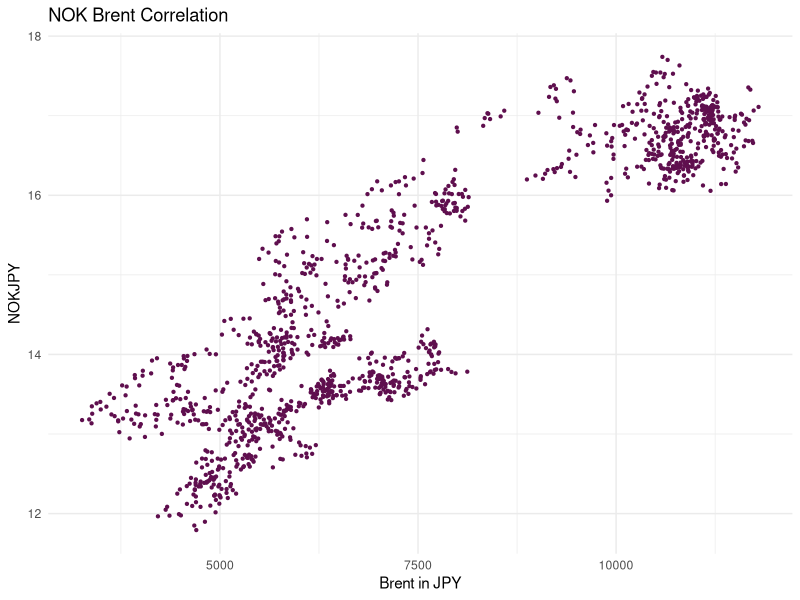
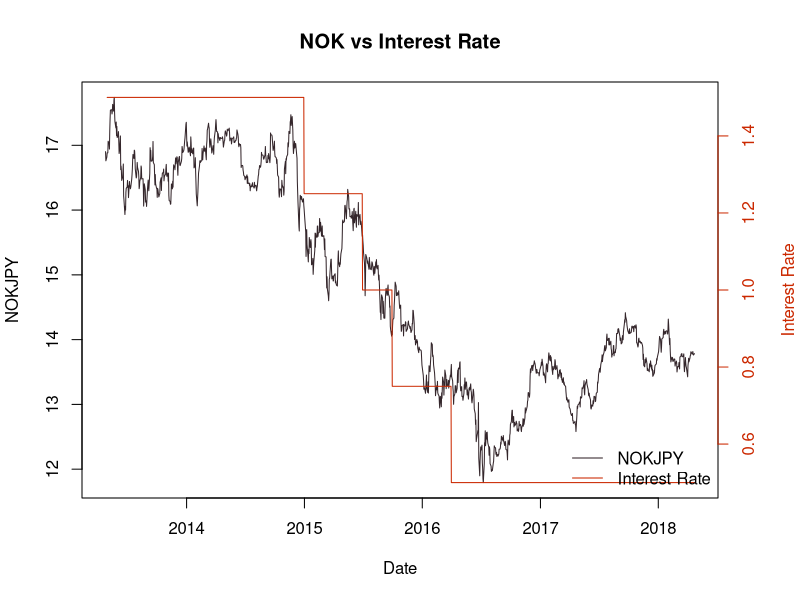
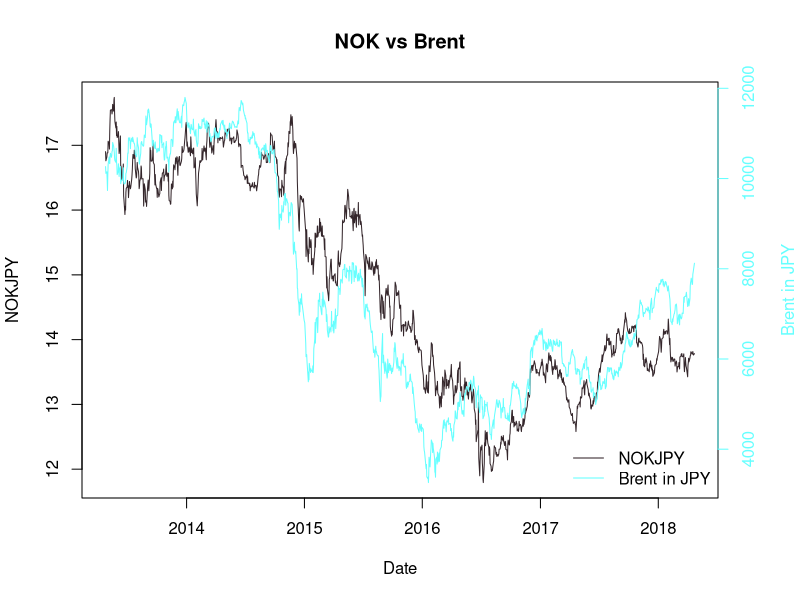
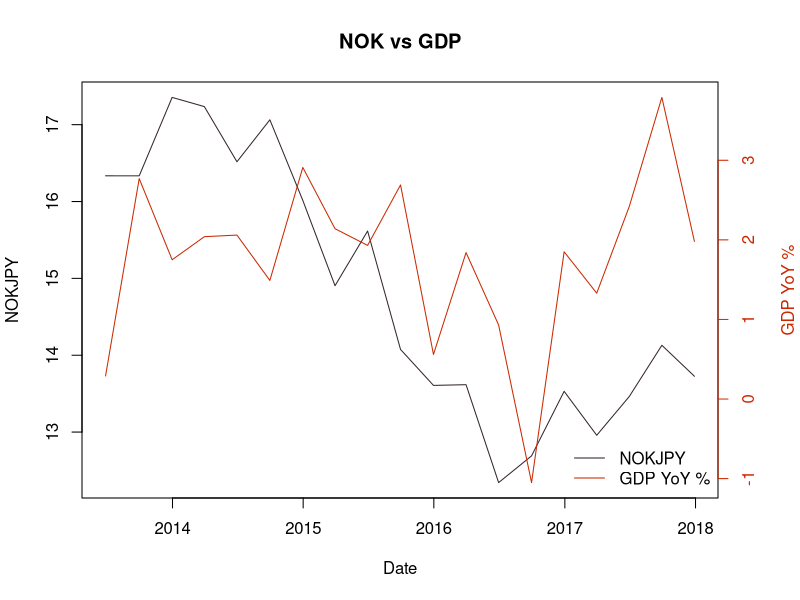
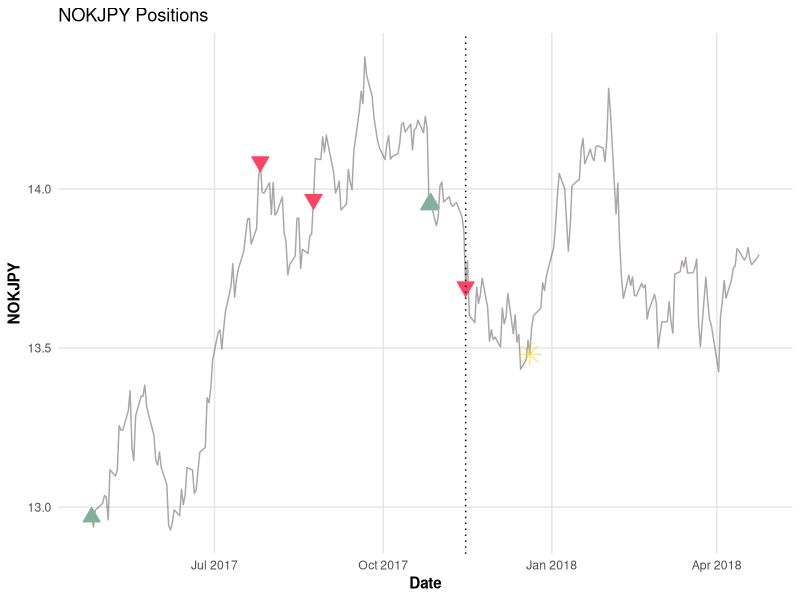
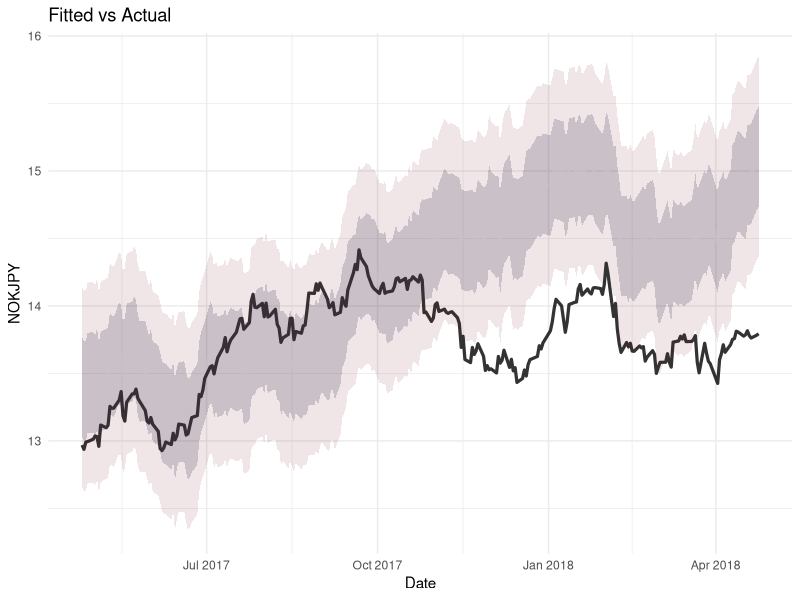
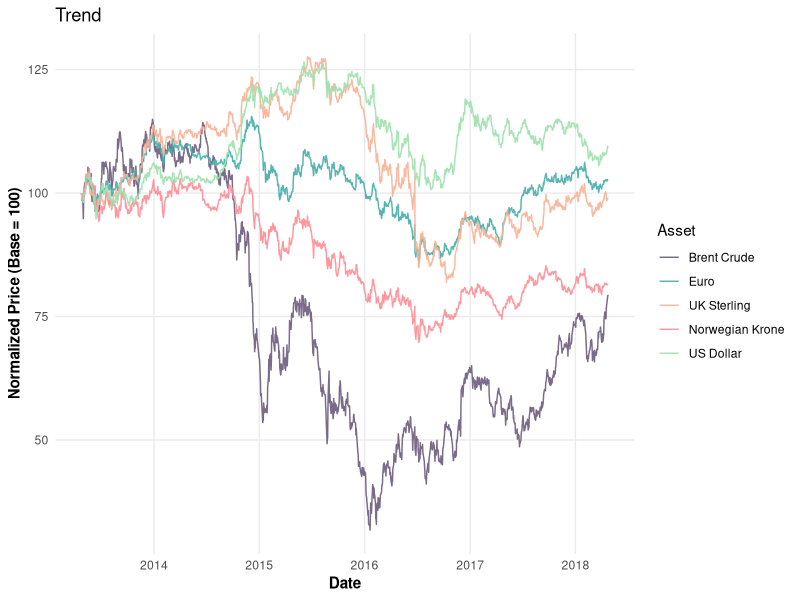
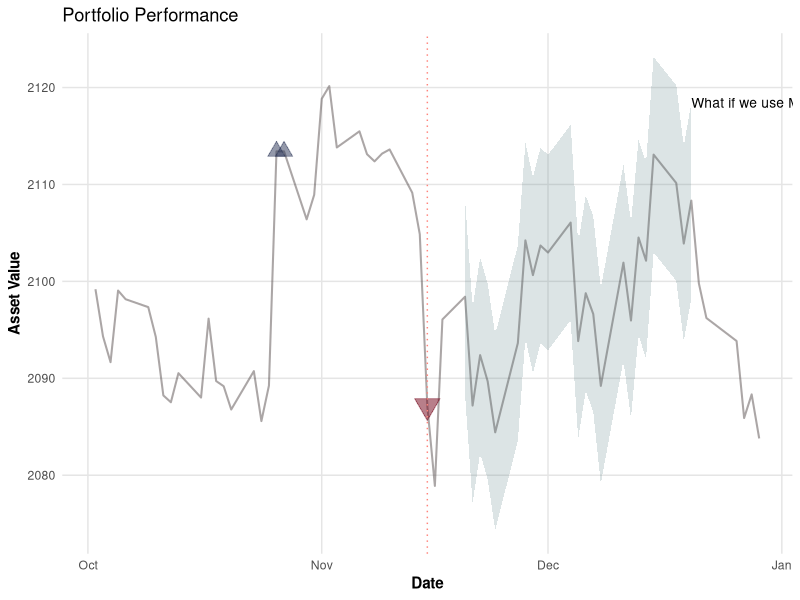

The R source for these figures, in order:
# Oil Money NOK - R Translation

# Load required libraries
library(tidyverse)
library(lubridate)
library(glmnet)
library(dplyr)
library(ggplot2)
library(tidyr)
library(urca)
library(tseries)

# Load and prepare data
df <- read.csv("data/brent crude nokjpy.csv", check.names = FALSE)
colnames(df)[1] <- "date"
df$date <- as.Date(df$date, format = "%m/%d/%Y")

# Scatter plot NOK vs Brent
df %>%
  filter(date < as.Date("2018-04-24")) %>%
  ggplot(aes(x = brent, y = nok)) +
  geom_point(color = "#5f0f4e", size = 0.8) +
  labs(title = "NOK Brent Correlation", x = "Brent in JPY", y = "NOKJPY") +
  theme_minimal()

# Dual-axis base plot function (mimics Python twin axes)
dual_base_plot <- function(data, y1_col, y2_col, y1_label, y2_label, title,
                           col1 = "#34262b", col2 = "#cb2800") {
  # Set margins to allow right axis label
  par(mar = c(5, 4, 4, 4) + 0.1)
  # Plot first series
  plot(data$date, data[[y1_col]], type = "l", col = col1,
       xlab = "Date", ylab = y1_label, main = title)
  # Overlay second series with no axes
  par(new = TRUE)
  plot(data$date, data[[y2_col]], type = "l", col = col2,
       axes = FALSE, xlab = "", ylab = "")
  axis(side = 4, col = col2, col.axis = col2)
  mtext(y2_label, side = 4, line = 3, col = col2)
  legend("bottomright", legend = c(y1_label, y2_label),
         col = c(col1, col2), lty = 1, bty = "n")
}

# Use dual_base_plot for relationships
# NOK vs Interest Rate
dual_base_plot(
  df %>% filter(date < as.Date("2018-04-24")),
  y1_col = "nok", y2_col = "interest rate",
  y1_label = "NOKJPY", y2_label = "Interest Rate",
  title = "NOK vs Interest Rate"
)

# NOK vs Brent
dual_base_plot(
  df %>% filter(date < as.Date("2018-04-24")),
  y1_col = "nok", y2_col = "brent",
  y1_label = "NOKJPY", y2_label = "Brent in JPY",
  title = "NOK vs Brent",
  col2 = "#66ffff"
)

# NOK vs GDP (quarterly) 

# Get indices and values where quarterly GDP is available
gdp_idx    <- which(!is.na(df$`gdp yoy`))
gdp_dates  <- df$date[gdp_idx]
gdp_values <- df$`gdp yoy`[gdp_idx]
nok_values <- df$nok[gdp_idx]  # Get actual NOK values on the same GDP dates

# Prepare combined dataframe with matched frequency
gdp_plot_df <- data.frame(
  date = gdp_dates,
  nok = nok_values,
  gdp_yoy = gdp_values
) %>% filter(date < as.Date("2018-01-01"))

# Plot using dual_base_plot
dual_base_plot(
  gdp_plot_df,
  y1_col = "nok", y2_col = "gdp_yoy",
  y1_label = "NOKJPY", y2_label = "GDP YoY %",
  title = "NOK vs GDP"
)

# Linear regression (OLS)
x0 <- df %>% select(usd, gbp, eur, brent)
y  <- df$nok
train_idx <- df$date < as.Date("2017-04-25")
ols_model <- lm(y[train_idx] ~ ., data = x0[train_idx, ])
print(summary(ols_model))

#Elastic Net regression (glmnet)
# Define the cutoff date
cutoff_date <- as.Date("2017-04-25")

# Filter data before the cutoff date
x0_filtered <- as.matrix(df[df$date < cutoff_date, c("usd", "gbp", "eur", "brent")])
y_filtered <- df$nok[df$date < cutoff_date]

# Parameters to evaluate
l1_ratio <- 0.01  # alpha in glmnet (Python l1_ratio)
lambdas <- c(9.9999, 10, 10.0000001)  # lambda in glmnet, I set closest to the 10 because is the best value in Python (Python alpha) 

# Search for the best model
best_model <- NULL
best_mse <- Inf
best_alpha <- NA
best_lambda <- NA

set.seed(123)  # For reproducibility
fit <- cv.glmnet(
  x = x0_filtered,
  y = y_filtered,
  alpha = l1_ratio,
  lambda = lambdas,
  standardize = FALSE,  # <-- Avoid standardization (Python Elastic Net doesn't apply standardization)
  intercept = TRUE,
  nfolds = 5,
  maxit = 5000
)

if (min(fit$cvm) < best_mse) {
  best_mse <- min(fit$cvm)
  best_model <- fit
  best_alpha <- l1_ratio
  best_lambda <- fit$lambda.min
}

# Extract coefficients
coef_best <- coef(best_model, s = "lambda.min")
intercept <- coef_best[1]
coefs <- as.vector(coef_best[-1])

cat("Best alpha (l1_ratio):", best_alpha, "\n")
cat("Best lambda:", best_lambda, "\n")
cat("Intercept:", intercept, "\n")
cat("Coefficients:", round(coefs, 5), "\n")

# Compute fitted values and residuals for the full dataframe
df$sk_fit <- df$usd * coefs[1] +
  df$gbp * coefs[2] +
  df$eur * coefs[3] +
  df$brent * coefs[4] +
  intercept

df$sk_residual <- df$nok - df$sk_fit

# Signals generation logic
# Set thresholds based on 1 sigma of residuals before the cutoff date
residual_std <- sd(df$sk_residual[df$date < as.Date('2017-04-25')])
upper <- residual_std
lower <- -residual_std

# Create the signals dataframe starting from April 25, 2017
signals <- df %>%
  filter(date >= as.Date('2017-04-25')) %>%
  select(date, nok, usd, eur, gbp, brent, sk_fit, sk_residual)

# Rename 'sk_fit' column to 'fitted'
signals <- signals %>%
  rename(fitted = sk_fit)

# Add band levels and initialize signal columns
signals <- signals %>%
  mutate(
    stop_profit = fitted + 2 * upper,
    stop_loss = fitted + 2 * lower,
    upper = fitted + upper,
    lower = fitted + lower,
    signals = 0
  )

# Ensure signals dataframe has signal and cumulative signal columns
signals$signals <- 0
signals$cumsum <- 0  # to track cumulative signal exposure

# Loop row by row
for (j in 1:nrow(signals)) {
  
  # Entry rules
  if (signals$nok[j] > signals$upper[j]) {
    signals$signals[j] <- -1  # Short signal
  }
  
  if (signals$nok[j] < signals$lower[j]) {
    signals$signals[j] <- 1   # Long signal
  }
  
  # Recalculate cumulative signal count
  signals$cumsum <- cumsum(signals$signals)
  
  # Neutralize if cumulative exposure exceeds ±1
  if (signals$cumsum[j] > 1 || signals$cumsum[j] < -1) {
    signals$signals[j] <- 0
    #signals$cumsum <- cumsum(signals$signals)
  }
  
  # STOP PROFIT: if profit limit is reached
  if (signals$nok[j] > signals$stop_profit[j]) {
    signals$cumsum <- cumsum(signals$signals)
    signals$signals[j] <- -signals$cumsum[j] + 1
    signals$cumsum <- cumsum(signals$signals)
    break  # stop algorithm
  }
  
  # STOP LOSS: if loss limit is reached
  if (signals$nok[j] < signals$stop_loss[j]) {
    signals$cumsum <- cumsum(signals$signals)
    signals$signals[j] <- -signals$cumsum[j] - 1
    signals$cumsum <- cumsum(signals$signals)
    break  # stop algorithm
  }
}

# Ensure the 'date' column is of class Date
signals$date <- as.Date(signals$date)

# Create dataframes for LONG, SHORT, and Exit Point signals
long_signals <- signals %>%
  filter(signals > 0)

short_signals <- signals %>%
  filter(signals < 0)

exit_point <- signals %>%
  filter(date == as.Date("2017-12-20"))

# NOK signals positions plot
ggplot(signals, aes(x = date, y = nok)) +
  geom_line(color = "#594f4f", alpha = 0.5) +
  geom_point(data = long_signals, aes(x = date, y = nok),
             color = "#83af9b", shape = 24, fill = "#83af9b", size = 4) +
  geom_point(data = short_signals, aes(x = date, y = nok),
             color = "#fe4365", shape = 25, fill = "#fe4365", size = 4) +
  geom_point(data = exit_point, aes(x = date, y = nok),
             color = "#f9d423", shape = 8, size = 5, alpha = 0.8) +
  geom_vline(xintercept = as.Date("2017-11-15"), linetype = "dotted", color = "black") +
  labs(title = "NOKJPY Positions",
       x = "Date",
       y = "NOKJPY") +
  theme_minimal() +
  theme(panel.grid.minor = element_blank(),
        panel.grid.major = element_line(color = "gray90"),
        axis.title = element_text(face = "bold"),
        legend.position = "none")

# Fitted vs Actual plot
ggplot(signals, aes(x = date)) +
  geom_line(aes(y = fitted), color = "white", size = 1.2, alpha = 0.6) +
  geom_line(aes(y = nok), color = "black", size = 1.1, alpha = 0.8) +
  geom_ribbon(aes(ymin = lower, ymax = upper), fill = "#2a3457", alpha = 0.2) +
  geom_ribbon(aes(ymin = stop_loss, ymax = stop_profit), fill = "#720017", alpha = 0.1) +
  labs(title = "Fitted vs Actual", x = "Date", y = "NOKJPY") +
  theme_minimal()

# Normalized price trend plot 
# Normalize prices by dividing each by its first value and multiplying by 100
df_norm <- df %>%
  mutate(across(c(nok, usd, eur, gbp, brent), ~ . / .[1] * 100)) %>%
  select(date, nok, usd, eur, gbp, brent) %>%
  pivot_longer(cols = -date, names_to = "currency", values_to = "value")

# Custom colors
color_map <- c(
  nok   = "#ff8c94",  # Norwegian Krone
  usd   = "#9de0ad",  # US Dollar
  eur   = "#45ada8",  # Euro
  gbp   = "#f8b195",  # UK Sterling
  brent = "#6c5b7c"   # Brent Crude
)

# Custom labels for legend
label_map <- c(
  nok   = "Norwegian Krone",
  usd   = "US Dollar",
  eur   = "Euro",
  gbp   = "UK Sterling",
  brent = "Brent Crude"
)

# Create plot
ggplot(df_norm, aes(x = date, y = value, color = currency)) +
  geom_line(alpha = 0.9) +
  scale_color_manual(
    values = color_map,
    labels = label_map
  ) +
  labs(
    title = "Trend",
    x = "Date",
    y = "Normalized Price (Base = 100)",
    color = "Asset"
  ) +
  theme_minimal() +
  theme(
    panel.grid.minor = element_blank(),
    axis.title = element_text(face = "bold"),
    legend.position = "right"  # Puedes cambiar a "bottom", "left", etc.
  )

# Cointegration analysis
# Define the cutoff date
cutoff_date <- as.Date("2017-04-25")

# x2 is the predictor (eur), y is the dependent variable (nok)
x2 <- df$eur[df$date < cutoff_date]
y  <- df$nok[df$date < cutoff_date]

# OLS regression with intercept
ols_model <- lm(y ~ x2)
residuals <- resid(ols_model)

# ADF test on the residuals
adf_test <- ur.df(residuals, type = "none", selectlags = "AIC")
summary(adf_test)

# Show summary of the OLS regression
summary(ols_model)

# Performance analysis of signals strategy (Initial capital 2000, position size 100)
# Perform PnL (Profit and Loss) analysis
initial_capital <- 2000
position_size <- 100

# Create portfolio dataframe using the same index as signals
portfolio <- data.frame(date = signals$date)
rownames(portfolio) <- signals$date

# Calculate holding value: NOK price × cumulative position × position size
portfolio$holding <- signals$nok * signals$cumsum * position_size

# Calculate cash position: initial capital - cumulative cost of trades
portfolio$cash <- initial_capital - cumsum(signals$nok * signals$signals * position_size)

# Total asset value = holding + cash
portfolio$total_asset <- portfolio$holding + portfolio$cash

# Store signals for reference
portfolio$signals <- signals$signals

# Filter portfolio between 2017-10-01 and 2018-01-01
portfolio <- portfolio[portfolio$date > as.Date("2017-10-01") & portfolio$date < as.Date("2018-01-01"), ]

# Ensure 'date' column is of Date type
portfolio$date <- as.Date(portfolio$date)

# Compute standard deviation of total asset
asset_sd <- sd(portfolio$total_asset, na.rm = TRUE)

# Create subset for shaded region between 2017-11-20 and 2017-12-20
highlight_range <- portfolio %>%
  filter(date >= as.Date("2017-11-20") & date <= as.Date("2017-12-20")) %>%
  mutate(upper = total_asset + asset_sd,
         lower = total_asset - asset_sd)

# Create subsets for LONG and SHORT signal markers
longs <- portfolio %>% filter(signals > 0)
shorts <- portfolio %>% filter(signals < 0)

# Plot portfolio performance
ggplot(portfolio, aes(x = date, y = total_asset)) +
  geom_line(color = "#594f4f", alpha = 0.5, size = 0.7) +
  geom_point(data = longs, aes(x = date, y = total_asset),
             shape = 24, color = "#2a3457", fill = "#2a3457", size = 4, alpha = 0.5) +
  geom_point(data = shorts, aes(x = date, y = total_asset),
             shape = 25, color = "#720017", fill = "#720017", size = 6, alpha = 0.5) +
  geom_ribbon(data = highlight_range, aes(ymin = lower, ymax = upper),
              fill = "#547980", alpha = 0.2) +
  geom_vline(xintercept = as.Date("2017-11-15"), linetype = "dotted", color = "#ff847c") +
  annotate("text", x = as.Date("2017-12-20"),
           y = highlight_range$total_asset[highlight_range$date == as.Date("2017-12-20")] + asset_sd,
           label = "What if we use MACD here?", hjust = 0, size = 3.5) +
  labs(title = "Portfolio Performance",
       x = "Date", y = "Asset Value") +
  theme_minimal() +
  theme(panel.grid.minor = element_blank(),
        panel.grid.major = element_line(color = "gray90"),
        axis.title = element_text(face = "bold"),
        legend.position = "none")
